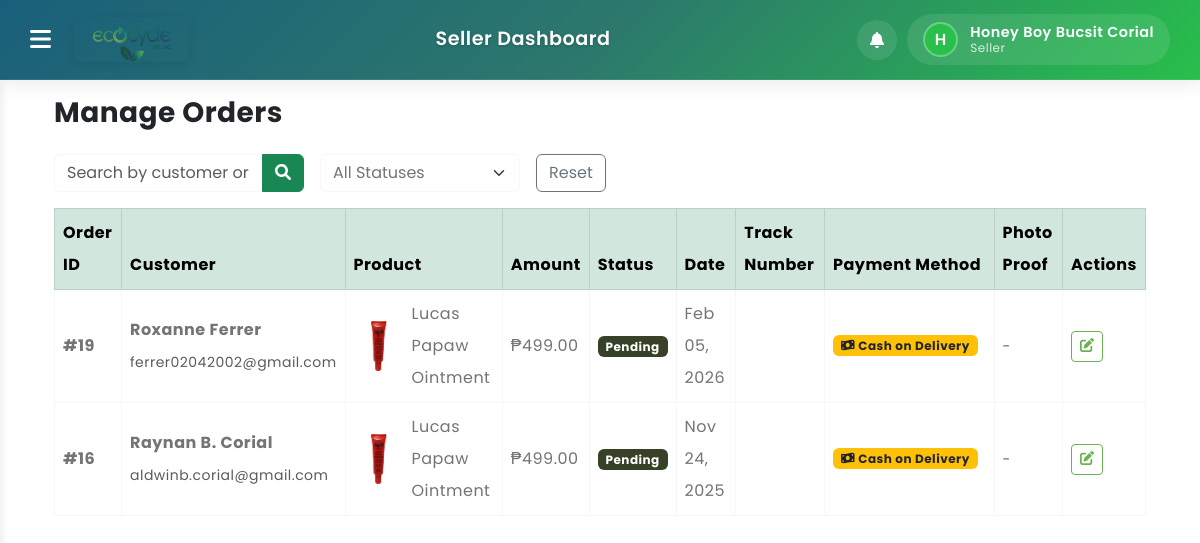
The page /seller-manageorders.php?filter=unread (signed in) on the database as committed earlier.
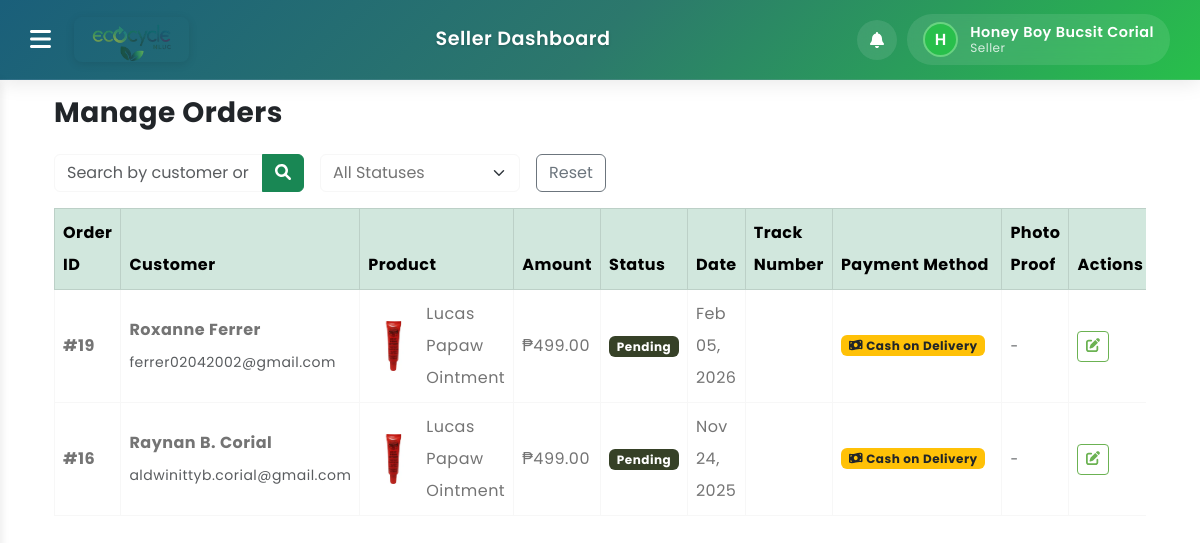
The same page on the database as committed later.
### tables this page shows
CREATE TABLE `orders` (
  `order_id` int(11) NOT NULL AUTO_INCREMENT,
  `buyer_id` int(11) NOT NULL,
  `total_amount` decimal(10,2) NOT NULL,
  `status` enum('pending','confirmed','shipped','delivered','cancelled') DEFAULT 'pending',
  `shipping_address` text NOT NULL,
  `payment_method` varchar(50) DEFAULT NULL,
  `tracking_number` varchar(100) DEFAULT NULL,
  `created_at` timestamp NOT NULL DEFAULT current_timestamp(),
  `updated_at` timestamp NOT NULL DEFAULT current_timestamp() ON UPDATE current_timestamp(),
  PRIMARY KEY (`order_id`),
  KEY `buyer_id` (`buyer_id`)
);

CREATE TABLE `buyers` (
  `buyer_id` int(11) NOT NULL AUTO_INCREMENT,
  `fullname` varchar(100) NOT NULL,
  `username` varchar(50) NOT NULL,
  `phone_number` varchar(20) NOT NULL,
  `email` varchar(100) NOT NULL,
  `password` varchar(255) NOT NULL,
  `address` text DEFAULT NULL,
  `documents` varchar(255) DEFAULT NULL,
  `status` enum('active','blocked') DEFAULT 'active',
  `created_at` timestamp NOT NULL DEFAULT current_timestamp(),
  `updated_at` timestamp NOT NULL DEFAULT current_timestamp() ON UPDATE current_timestamp(),
  `last_login` datetime DEFAULT NULL,
  `ecocoins_balance` decimal(10,2) NOT NULL DEFAULT 0.00,
  `reset_token` varchar(255) DEFAULT NULL,
  `reset_token_expires` datetime DEFAULT NULL,
  `reset_required` tinyint(1) DEFAULT 0,
  `failed_attempts` int(11) DEFAULT 0,
  `last_failed_attempt` datetime DEFAULT NULL,
  PRIMARY KEY (`buyer_id`),
  UNIQUE KEY `username` (`username`),
  UNIQUE KEY `email` (`email`)
);

CREATE TABLE `products` (
  `product_id` int(11) NOT NULL AUTO_INCREMENT,
  `seller_id` int(11) NOT NULL,
  `category_id` int(11) NOT NULL,
  `producers` varchar(255) DEFAULT NULL,
  `name` varchar(200) NOT NULL,
  `description` text DEFAULT NULL,
  `price` decimal(10,2) NOT NULL,
  `stock_quantity` int(11) NOT NULL DEFAULT 0,
  `image_url` varchar(255) DEFAULT NULL,
  `status` enum('active','inactive') DEFAULT 'inactive',
  `created_at` timestamp NOT NULL DEFAULT current_timestamp(),
  `updated_at` timestamp NOT NULL DEFAULT current_timestamp() ON UPDATE current_timestamp(),
  PRIMARY KEY (`product_id`),
  KEY `seller_id` (`seller_id`),
  KEY `category_id` (`category_id`)
);

CREATE TABLE `order_items` (
  `order_item_id` int(11) NOT NULL AUTO_INCREMENT,
  `order_id` int(11) NOT NULL,
  `product_id` int(11) NOT NULL,
  `quantity` int(11) NOT NULL,
  `price` decimal(10,2) NOT NULL,
  `status` enum('pending','confirmed','shipped','delivered','cancelled') DEFAULT 'pending',
  `tracking_number` varchar(100) DEFAULT NULL,
  `payment_receipt` varchar(255) DEFAULT NULL,
  `proof_photo` varchar(255) DEFAULT NULL,
  PRIMARY KEY (`order_item_id`),
  KEY `order_id` (`order_id`),
  KEY `product_id` (`product_id`)
);

### seller-manageorders.php (the view, shortened to what the changed rows need)
<?php
require_once 'config/database.php';
try {
  try {
    $pdo->exec("CREATE TABLE IF NOT EXISTS order_views (
      id INT AUTO_INCREMENT PRIMARY KEY,
      order_id INT NOT NULL,
      seller_id INT NOT NULL,
      viewed_at DATETIME NOT NULL DEFAULT CURRENT_TIMESTAMP,
      UNIQUE KEY ux_order_seller (order_id, seller_id)
    ) ENGINE=InnoDB DEFAULT CHARSET=utf8mb4");
  } catch (PDOException $e) {
  }
  $showUnreadOnly = (isset($_GET['filter']) && $_GET['filter'] === 'unread');
  if ($showUnreadOnly) {
    $query = "
    SELECT
      o.order_id,
      o.created_at,
      o.total_amount,
      o.shipping_address,
      o.payment_method,
      b.fullname as buyer_name,
      b.email as buyer_email,
      b.phone_number as buyer_phone,
      p.name as product_name,
      p.image_url,
      oi.quantity,
      oi.price as item_price,
      oi.payment_receipt,
      oi.order_item_id,
      oi.status as item_status,
      oi.tracking_number as item_tracking_number,
      oi.proof_photo
    FROM Orders o
    JOIN Order_Items oi ON o.order_id = oi.order_id
    JOIN Products p ON oi.product_id = p.product_id
    JOIN Buyers b ON o.buyer_id = b.buyer_id
    WHERE p.seller_id = ?
    AND oi.status = 'pending'
    AND NOT EXISTS (SELECT 1 FROM order_views ov WHERE ov.order_id = o.order_id AND ov.seller_id = ?)
    ORDER BY o.created_at DESC
    ";
    $stmt = $pdo->prepare($query);
    $stmt->execute([getCurrentUserId(), getCurrentUserId()]);
    $orders = $stmt->fetchAll();
  }
} catch (PDOException $e) {
    error_log("Error fetching orders: " . $e->getMessage());
    $orders = [];
}
include 'sellerheader.php';
?>
<!DOCTYPE html>
<html lang="en">
  <head>
    <link rel="stylesheet" href="https://cdn.jsdelivr.net/npm/swiper@9/swiper-bundle.min.css">
    <link href="https://cdn.jsdelivr.net/npm/bootstrap@5.3.0-alpha3/dist/css/bootstrap.min.css" rel="stylesheet">
    <link rel="stylesheet" type="text/css" href="css/vendor.css">
    <link rel="stylesheet" type="text/css" href="style.css">
  </head>
  <body>
    <div class="container-fluid">
      <div class="row">
        <div class="col-12 main-content">
          <div class="container-lg mt-3">
            <div class="table-responsive">
              <table class="table table-bordered align-middle">
                <thead class="table-success">
                  <tr>
                    <th>Order ID</th>
                    <th>Customer</th>
                    <th>Product</th>
                    <th>Amount</th>
                    <th>Status</th>
                    <th>Date</th>
                    <th>Track Number</th>
                     <th>Payment Method</th>
                    <th>Photo Proof</th>
                    <th>Actions</th>
                  </tr>
                </thead>
                <tbody>
                  <?php if (empty($orders)): ?>
                    <tr>
                      <td colspan="9" class="text-center text-muted py-4">
                        <i class="fas fa-inbox fa-2x mb-3"></i>
                        <p>No orders found</p>
                        <small>Start selling to see your orders here</small>
                      </td>
                    </tr>
                  <?php else: ?>
                    <?php foreach ($orders as $order): ?>
                      <tr data-order-item-id="<?php echo $order['order_item_id']; ?>" data-order-id="<?php echo $order['order_id']; ?>">
                        <td><strong>#<?php echo htmlspecialchars($order['order_id']); ?></strong></td>
                        <td>
                          <div>
                            <strong><?php echo htmlspecialchars($order['buyer_name']); ?></strong><br>
                            <small class="text-muted"><?php echo htmlspecialchars($order['buyer_email']); ?></small>
                          </div>
                        </td>
                        <td>
                          <div class="d-flex align-items-center">
                            <?php if ($order['image_url']): ?>
                            <img src="<?php echo htmlspecialchars($order['image_url']); ?>"
                                   alt="<?php echo htmlspecialchars($order['product_name']); ?>"
                                   class="me-2" style="width: 50px; height: 50px; object-fit: cover; border-radius: 5px;">
                            <?php endif; ?>
                            <span><?php echo htmlspecialchars($order['product_name']); ?></span>
                          </div>
                        </td>
                        <td>₱<?php echo number_format($order['item_price'] * $order['quantity'], 2); ?></td>
                        <td class="status-cell">
                          <span class="badge <?php
                            switch($order['item_status']) {
                              case 'pending': echo 'bg-secondary'; break;
                            }
                          ?>">
                            <?php echo ucfirst(htmlspecialchars($order['item_status'])); ?>
                          </span>
                        </td>
                        <td><?php echo date('M d, Y', strtotime($order['created_at'])); ?></td>
                        <td class="track-number-cell">
                        </td>
                         <td>
                           <div style="display:flex; align-items:center; justify-content:space-between; gap:8px;">
                             <div style="display:flex; align-items:center; gap:8px;">
                               <?php
                                 $paymentMethod = strtolower($order['payment_method']);
                                 $badgeClass = '';
                                 $icon = '';
                                 $displayText = '';
                                 switch($paymentMethod) {
                                   case 'cod':
                                     $badgeClass = 'badge bg-warning text-dark';
                                     $icon = 'fas fa-money-bill-wave';
                                     $displayText = 'Cash on Delivery';
                                     break;
                                 }
                               ?>
                               <span class="<?php echo $badgeClass; ?>">
                                 <i class="<?php echo $icon; ?> me-1"></i><?php echo $displayText; ?>
                               </span>
                             </div>
                           </div>
                         </td>
                        <td>
                          <?php if (!empty($order['proof_photo'])): ?>
                            <a href="#" class="view-proof-link btn btn-sm btn-outline-primary" data-proof="<?php echo htmlspecialchars($order['proof_photo']); ?>" title="View photo proof" aria-label="View photo proof">
                              <i class="fas fa-image"></i> View
                            </a>
                          <?php else: ?>
                            <?php if ($order['item_status'] === 'delivered'): ?>
                              <button class="btn btn-sm btn-outline-success upload-proof-btn" data-order-item-id="<?php echo htmlspecialchars($order['order_item_id']); ?>" title="Upload proof of delivery">
                                <i class="fas fa-upload"></i> Upload
                              </button>
                            <?php else: ?>
                              <small class="text-muted">-</small>
                            <?php endif; ?>
                          <?php endif; ?>
                        </td>
                        <td>
                          <?php if ($order['item_status'] != 'delivered' && $order['item_status'] != 'cancelled'): ?>
                          <button class="btn btn-sm btn-outline-primary edit-status-btn" title="Edit">
                              <i class="fas fa-edit"></i>
                            </button>
                          <?php else: ?>
                            <button class="btn btn-sm btn-outline-secondary edit-status-btn" title="Edit" disabled>
                              <i class="fas fa-edit"></i>
                            </button>
                          <?php endif; ?>
                        </td>
                      </tr>
                    <?php endforeach; ?>
                  <?php endif; ?>
                </tbody>
              </table>
            </div>
          </div>
        </div>
      </div>
    </div>
  </body>
</html>

Rows that differ between the two databases and show on the page:
changed through a linked row, orders "Raynan B. Corial": buyer.email "aldwinb.corial@gmail.com" → "aldwinittyb.corial@gmail.com"
